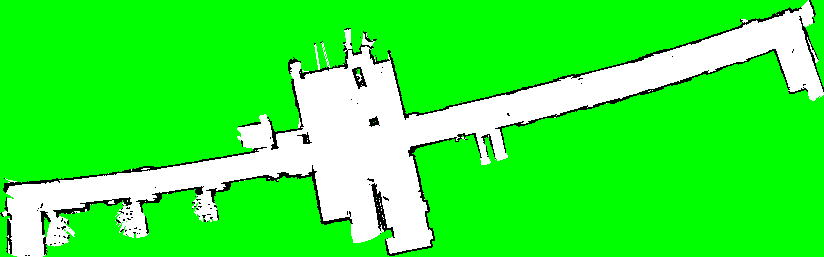
#> input picture full_code/processed_result.png, 824 x 257 px, found by its file name
$ python grid_map_binary.py
#> lines starting #> are read from the running program, lines starting #| are printed output that depends on the picture; after the words box and inside, x2 and y2 are one past the last pixel; in counts of white or black regions, pixels touching at a corner belong together
import cv2
import numpy as np
import matplotlib.pyplot as plt
import pandas as pd

# Load the processed map image
image_path = r"D:\capstone\24_12_11\processed_result.png"  # Replace with your file path
map_img = cv2.imread(image_path)  # Load as color image
#> map_img is the input picture: shape (257, 824, 3); mean B, G, R 54.7, 246.8, 54.7

# Define grid dimensions
grid_size = 1  # Adjust grid size for more/less detail
rows = map_img.shape[0] // grid_size
#> rows = 257
cols = map_img.shape[1] // grid_size
#> cols = 824

# Initialize the result grid
result_grid = np.zeros((rows, cols), dtype=int)

# Define thresholds for classification
green_threshold = 150  # Threshold for green detection
white_threshold = 200  # Threshold for white detection
black_threshold = 50   # Threshold for black detection

# Iterate over grid cells
for i in range(rows):
    for j in range(cols):
        # Extract the cell area
        cell = map_img[i * grid_size:(i + 1) * grid_size, j * grid_size:(j + 1) * grid_size]

        # Split into color channels
        R = cell[:, :, 2]  # Red channel
        G = cell[:, :, 1]  # Green channel
        B = cell[:, :, 0]  # Blue channel

        # Count the number of green, white, and black pixels
        green_count = np.sum((G > green_threshold) & (G > R) & (G > B))
        white_count = np.sum((R > white_threshold) & (G > white_threshold) & (B > white_threshold))
        black_count = np.sum((R < black_threshold) & (G < black_threshold) & (B < black_threshold))

        # Determine the majority color in the cell
        if green_count > white_count and green_count > black_count:
            result_grid[i, j] = 0  # Green (non-navigable)
        elif white_count > green_count and white_count > black_count:
            result_grid[i, j] = 1  # White (navigable)
        else:
            result_grid[i, j] = 0  # Black (wall)
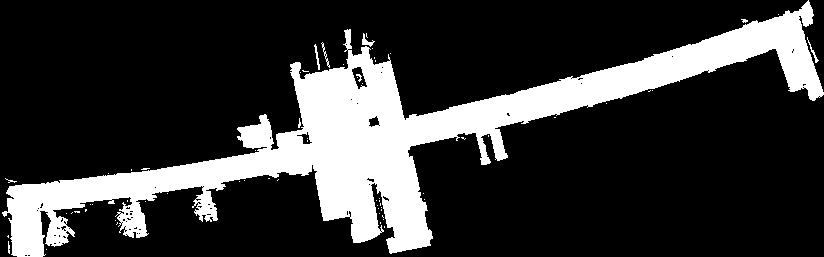
#> result_grid: shape (257, 824) int64; values 0 (black) and 1 (white), 21.4% white; 65 white regions (58 under 20 px), largest, box (x1, y1, x2, y2) and area: (2, 0, 824, 257) 44962, (362, 33, 375, 47) 67, (314, 44, 320, 70) 55

# Display the resulting grid overlayed on the map
plt.figure(figsize=(15, 15))
plt.imshow(map_img)

# Overlay grid lines
for x in range(0, map_img.shape[1], grid_size):
    plt.axvline(x=x, color='red', linewidth=0.5)
for y in range(0, map_img.shape[0], grid_size):
    plt.axhline(y=y, color='red', linewidth=0.5)

plt.title("Grid Overlay on Map")
plt.axis("off")
plt.show()
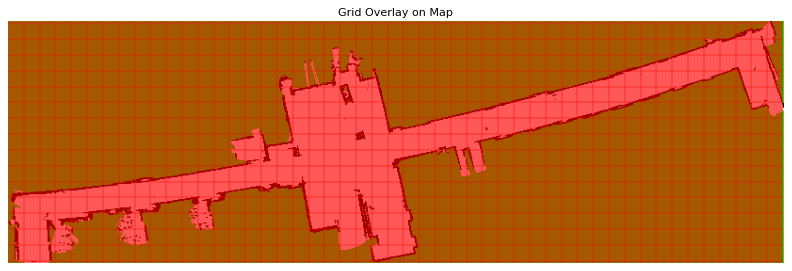
#> figure drawn by matplotlib, 1 panel

# Save the resulting grid as a .npy file for further use
np.save(r"D:\capstone\24_12_11\result_grid_min.npy", result_grid)
print("Resulting grid saved as 'result_grid.npy'.")

# Save the resulting grid as a CSV file
csv_output_path = r"D:\capstone\24_12_11\result_grid_test_size_min.csv"
df_grid = pd.DataFrame(result_grid)  # Convert the numpy array to a pandas DataFrame
#> df_grid = table of 257 rows and 824 columns
df_grid.to_csv(csv_output_path, index=False, header=False)  # Save as CSV without index and headers
print(f"Resulting grid saved as CSV: {csv_output_path}")

# Print the resulting grid
print("Grid Data:")
print(result_grid)
#> (printed output is left out)
